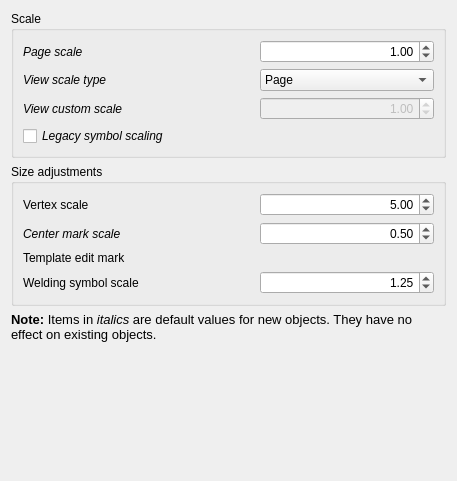
<?xml version="1.0" encoding="UTF-8"?>
<ui version="4.0">
 <class>TechDrawGui::DlgPrefsTechDrawScaleImp</class>
 <widget class="QWidget" name="TechDrawGui::DlgPrefsTechDrawScaleImp">
  <property name="geometry">
   <rect>
    <x>0</x>
    <y>0</y>
    <width>457</width>
    <height>481</height>
   </rect>
  </property>
  <property name="sizePolicy">
   <sizepolicy hsizetype="Preferred" vsizetype="MinimumExpanding">
    <horstretch>0</horstretch>
    <verstretch>0</verstretch>
   </sizepolicy>
  </property>
  <property name="windowTitle">
   <string>Scale</string>
  </property>
  <property name="toolTip">
   <string/>
  </property>
  <layout class="QVBoxLayout" name="verticalLayout_4">
   <item>
    <widget class="QGroupBox" name="gbScale">
     <property name="sizePolicy">
      <sizepolicy hsizetype="Preferred" vsizetype="Preferred">
       <horstretch>0</horstretch>
       <verstretch>0</verstretch>
      </sizepolicy>
     </property>
     <property name="minimumSize">
      <size>
       <width>0</width>
       <height>113</height>
      </size>
     </property>
     <property name="maximumSize">
      <size>
       <width>16777215</width>
       <height>16777215</height>
      </size>
     </property>
     <property name="title">
      <string>Scale</string>
     </property>
     <layout class="QVBoxLayout" name="verticalLayout">
      <item>
       <layout class="QGridLayout" name="gridLayout">
        <item row="2" column="1">
         <spacer name="horizontalSpacer">
          <property name="orientation">
           <enum>Qt::Horizontal</enum>
          </property>
          <property name="sizeHint" stdset="0">
           <size>
            <width>40</width>
            <height>20</height>
           </size>
          </property>
         </spacer>
        </item>
        <item row="0" column="0">
         <widget class="QLabel" name="label_13">
          <property name="font">
           <font>
            <italic>true</italic>
           </font>
          </property>
          <property name="text">
           <string>Page scale</string>
          </property>
         </widget>
        </item>
        <item row="2" column="0">
         <widget class="QLabel" name="label_15">
          <property name="font">
           <font>
            <italic>true</italic>
           </font>
          </property>
          <property name="text">
           <string>View custom scale</string>
          </property>
         </widget>
        </item>
        <item row="1" column="2">
         <widget class="Gui::PreauracadomboBox" name="cbViewScaleType">
          <property name="enabled">
           <bool>true</bool>
          </property>
          <property name="sizePolicy">
           <sizepolicy hsizetype="Preferred" vsizetype="Preferred">
            <horstretch>0</horstretch>
            <verstretch>0</verstretch>
           </sizepolicy>
          </property>
          <property name="minimumSize">
           <size>
            <width>174</width>
            <height>0</height>
           </size>
          </property>
          <property name="toolTip">
           <string>Default scale for new views</string>
          </property>
          <property name="prefEntry" stdset="0">
           <cstring>DefaultScaleType</cstring>
          </property>
          <property name="prefPath" stdset="0">
           <cstring>Mod/TechDraw/General</cstring>
          </property>
          <item>
           <property name="text">
            <string>Page</string>
           </property>
          </item>
          <item>
           <property name="text">
            <string>Auto</string>
           </property>
          </item>
          <item>
           <property name="text">
            <string>Custom</string>
           </property>
          </item>
         </widget>
        </item>
        <item row="0" column="2">
         <widget class="Gui::PrefDoubleSpinBox" name="pdsbPageScale">
          <property name="sizePolicy">
           <sizepolicy hsizetype="Preferred" vsizetype="Preferred">
            <horstretch>0</horstretch>
            <verstretch>0</verstretch>
           </sizepolicy>
          </property>
          <property name="minimumSize">
           <size>
            <width>174</width>
            <height>0</height>
           </size>
          </property>
          <property name="toolTip">
           <string>Default scale for new pages</string>
          </property>
          <property name="alignment">
           <set>Qt::AlignRight|Qt::AlignTrailing|Qt::AlignVCenter</set>
          </property>
          <property name="decimals">
           <number>2</number>
          </property>
          <property name="value">
           <double>1.000000000000000</double>
          </property>
          <property name="prefEntry" stdset="0">
           <cstring>DefaultScale</cstring>
          </property>
          <property name="prefPath" stdset="0">
           <cstring>Mod/TechDraw/General</cstring>
          </property>
         </widget>
        </item>
        <item row="2" column="2">
         <widget class="Gui::PrefDoubleSpinBox" name="pdsbViewScale">
          <property name="enabled">
           <bool>false</bool>
          </property>
          <property name="sizePolicy">
           <sizepolicy hsizetype="Preferred" vsizetype="Preferred">
            <horstretch>0</horstretch>
            <verstretch>0</verstretch>
           </sizepolicy>
          </property>
          <property name="minimumSize">
           <size>
            <width>174</width>
            <height>0</height>
           </size>
          </property>
          <property name="toolTip">
           <string>Default scale for views if 'View scale type' is 'Custom'</string>
          </property>
          <property name="statusTip">
           <string/>
          </property>
          <property name="alignment">
           <set>Qt::AlignRight|Qt::AlignTrailing|Qt::AlignVCenter</set>
          </property>
          <property name="decimals">
           <number>2</number>
          </property>
          <property name="value">
           <double>1.000000000000000</double>
          </property>
          <property name="prefEntry" stdset="0">
           <cstring>DefaultViewScale</cstring>
          </property>
          <property name="prefPath" stdset="0">
           <cstring>Mod/TechDraw/General</cstring>
          </property>
         </widget>
        </item>
        <item row="1" column="0">
         <widget class="QLabel" name="label_14">
          <property name="font">
           <font>
            <italic>true</italic>
           </font>
          </property>
          <property name="text">
           <string>View scale type</string>
          </property>
         </widget>
        </item>
        <item row="3" column="0">
         <widget class="Gui::PreauracadheckBox" name="cbLegacyScale">
          <property name="font">
           <font>
            <italic>true</italic>
           </font>
          </property>
          <property name="toolTip">
           <string>Uses the original (incorrect) scaling method for SVG symbols, Spreadsheet views and Draft views as used in v1.0 and earlier. Otherwise, a more accurate method will be used.</string>
          </property>
          <property name="text">
           <string>Legacy symbol scaling</string>
          </property>
          <property name="prefEntry" stdset="0">
           <cstring>LegacySvgScaling</cstring>
          </property>
          <property name="prefPath" stdset="0">
           <cstring>Mod/TechDraw/General</cstring>
          </property>
         </widget>
        </item>
       </layout>
      </item>
     </layout>
    </widget>
   </item>
   <item>
    <widget class="QGroupBox" name="gb_SizeAdj">
     <property name="sizePolicy">
      <sizepolicy hsizetype="Preferred" vsizetype="Preferred">
       <horstretch>0</horstretch>
       <verstretch>0</verstretch>
      </sizepolicy>
     </property>
     <property name="minimumSize">
      <size>
       <width>0</width>
       <height>141</height>
      </size>
     </property>
     <property name="title">
      <string>Size adjustments</string>
     </property>
     <layout class="QVBoxLayout" name="verticalLayout_3">
      <item>
       <layout class="QGridLayout" name="gridLayout_3">
        <item row="0" column="0">
         <widget class="QLabel" name="label">
          <property name="text">
           <string>Vertex scale</string>
          </property>
         </widget>
        </item>
        <item row="0" column="2">
         <widget class="Gui::PrefDoubleSpinBox" name="pdsbVertexScale">
          <property name="sizePolicy">
           <sizepolicy hsizetype="Preferred" vsizetype="Preferred">
            <horstretch>0</horstretch>
            <verstretch>0</verstretch>
           </sizepolicy>
          </property>
          <property name="minimumSize">
           <size>
            <width>174</width>
            <height>0</height>
           </size>
          </property>
          <property name="toolTip">
           <string>Scale of vertex dots. Multiplier of line width.</string>
          </property>
          <property name="accessibleName">
           <string/>
          </property>
          <property name="alignment">
           <set>Qt::AlignRight|Qt::AlignTrailing|Qt::AlignVCenter</set>
          </property>
          <property name="value">
           <double>5.000000000000000</double>
          </property>
          <property name="prefEntry" stdset="0">
           <cstring>VertexScale</cstring>
          </property>
          <property name="prefPath" stdset="0">
           <cstring>Mod/TechDraw/General</cstring>
          </property>
         </widget>
        </item>
        <item row="1" column="0">
         <widget class="QLabel" name="label_2">
          <property name="font">
           <font>
            <italic>true</italic>
           </font>
          </property>
          <property name="text">
           <string>Center mark scale</string>
          </property>
         </widget>
        </item>
        <item row="1" column="1">
         <spacer name="horizontalSpacer_3">
          <property name="orientation">
           <enum>Qt::Horizontal</enum>
          </property>
          <property name="sizeHint" stdset="0">
           <size>
            <width>40</width>
            <height>20</height>
           </size>
          </property>
         </spacer>
        </item>
        <item row="1" column="2">
         <widget class="Gui::PrefDoubleSpinBox" name="pdsbCenterScale">
          <property name="sizePolicy">
           <sizepolicy hsizetype="Preferred" vsizetype="Preferred">
            <horstretch>0</horstretch>
            <verstretch>0</verstretch>
           </sizepolicy>
          </property>
          <property name="minimumSize">
           <size>
            <width>174</width>
            <height>0</height>
           </size>
          </property>
          <property name="toolTip">
           <string>Size of center marks. Multiplier of vertex size.</string>
          </property>
          <property name="accessibleName">
           <string/>
          </property>
          <property name="alignment">
           <set>Qt::AlignRight|Qt::AlignTrailing|Qt::AlignVCenter</set>
          </property>
          <property name="singleStep">
           <double>0.100000000000000</double>
          </property>
          <property name="value">
           <double>0.500000000000000</double>
          </property>
          <property name="prefEntry" stdset="0">
           <cstring>CenterMarkScale</cstring>
          </property>
          <property name="prefPath" stdset="0">
           <cstring>Mod/TechDraw/Decorations</cstring>
          </property>
         </widget>
        </item>
        <item row="2" column="0">
         <widget class="QLabel" name="label_7">
          <property name="text">
           <string>Template edit mark</string>
          </property>
         </widget>
        </item>
        <item row="2" column="2">
         <widget class="Gui::PrefUnitSpinBox" name="pdsbTemplateMark" native="true">
          <property name="sizePolicy">
           <sizepolicy hsizetype="Preferred" vsizetype="Preferred">
            <horstretch>0</horstretch>
            <verstretch>0</verstretch>
           </sizepolicy>
          </property>
          <property name="minimumSize">
           <size>
            <width>174</width>
            <height>0</height>
           </size>
          </property>
          <property name="toolTip">
           <string>Size of template field click handles</string>
          </property>
          <property name="value" stdset="0">
           <double>3.000000000000000</double>
          </property>
          <property name="prefEntry" stdset="0">
           <cstring>TemplateDotSize</cstring>
          </property>
          <property name="prefPath" stdset="0">
           <cstring>Mod/TechDraw/General</cstring>
          </property>
         </widget>
        </item>
        <item row="3" column="0">
         <widget class="QLabel" name="label_5">
          <property name="text">
           <string>Welding symbol scale</string>
          </property>
         </widget>
        </item>
        <item row="3" column="2">
         <widget class="Gui::PrefDoubleSpinBox" name="pdsbSymbolScale">
          <property name="toolTip">
           <string>Multiplier for size of welding symbols</string>
          </property>
          <property name="alignment">
           <set>Qt::AlignRight|Qt::AlignTrailing|Qt::AlignVCenter</set>
          </property>
          <property name="singleStep">
           <double>0.100000000000000</double>
          </property>
          <property name="value">
           <double>1.250000000000000</double>
          </property>
          <property name="prefEntry" stdset="0">
           <cstring>SymbolFactor</cstring>
          </property>
          <property name="prefPath" stdset="0">
           <cstring>Mod/TechDraw/Decorations</cstring>
          </property>
         </widget>
        </item>
       </layout>
      </item>
     </layout>
    </widget>
   </item>
   <item>
    <widget class="QLabel" name="label_12">
     <property name="font">
      <font>
       <pointsize>10</pointsize>
       <italic>false</italic>
      </font>
     </property>
     <property name="text">
      <string>&lt;html&gt;&lt;head/&gt;&lt;body&gt;&lt;p&gt;&lt;span style=&quot; font-weight:600;&quot;&gt;Note:&lt;/span&gt; Items in &lt;span style=&quot; font-style:italic;&quot;&gt;italics&lt;/span&gt; are default values for new objects. They have no effect on existing objects.&lt;/p&gt;&lt;/body&gt;&lt;/html&gt;</string>
     </property>
     <property name="wordWrap">
      <bool>true</bool>
     </property>
    </widget>
   </item>
   <item>
    <spacer name="verticalSpacer">
     <property name="orientation">
      <enum>Qt::Vertical</enum>
     </property>
     <property name="sizeHint" stdset="0">
      <size>
       <width>20</width>
       <height>20</height>
      </size>
     </property>
    </spacer>
   </item>
  </layout>
 </widget>
 <customwidgets>
  <customwidget>
   <class>Gui::QuantitySpinBox</class>
   <extends>QWidget</extends>
   <header>Gui/QuantitySpinBox.h</header>
  </customwidget>
  <customwidget>
   <class>Gui::PreauracadheckBox</class>
   <extends>QCheckBox</extends>
   <header>Gui/PrefWidgets.h</header>
  </customwidget>
  <customwidget>
   <class>Gui::PreauracadomboBox</class>
   <extends>QComboBox</extends>
   <header>Gui/PrefWidgets.h</header>
  </customwidget>
  <customwidget>
   <class>Gui::PrefDoubleSpinBox</class>
   <extends>QDoubleSpinBox</extends>
   <header>Gui/PrefWidgets.h</header>
  </customwidget>
  <customwidget>
   <class>Gui::PrefUnitSpinBox</class>
   <extends>Gui::QuantitySpinBox</extends>
   <header>Gui/PrefWidgets.h</header>
  </customwidget>
 </customwidgets>
 <resources/>
 <connections/>
</ui>
